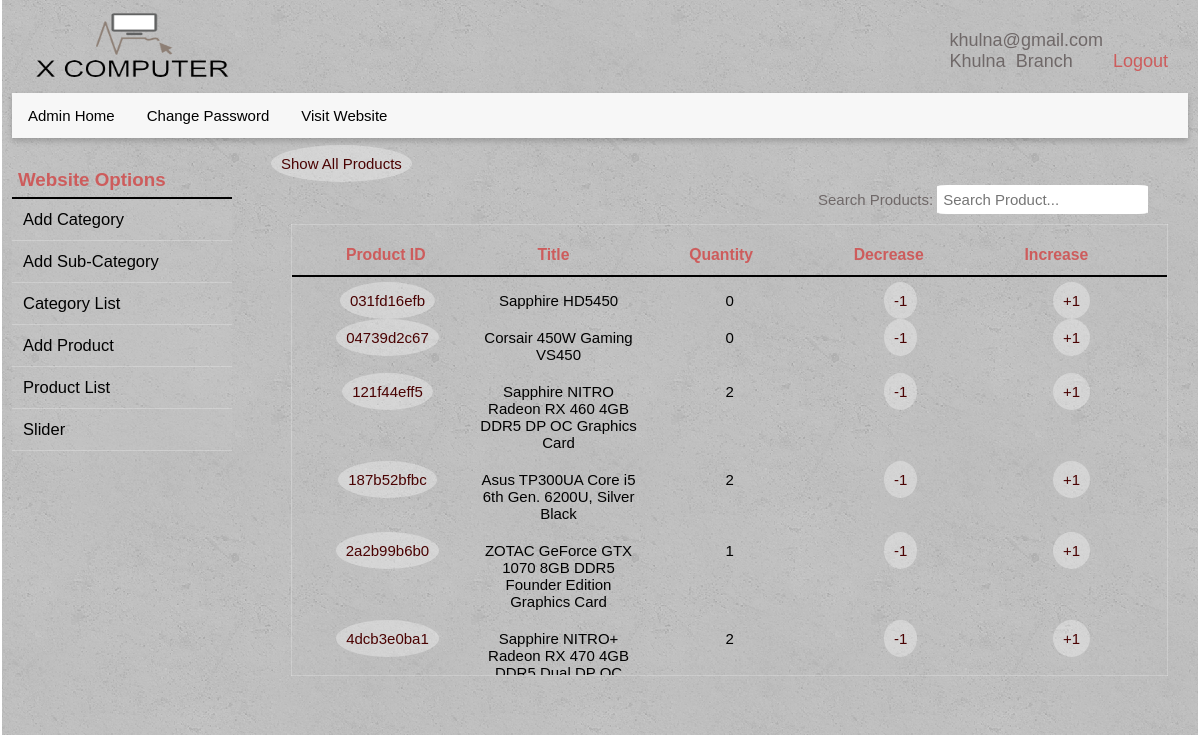
The page /admin/productList.php (signed in) on the database its author committed.
### tables this page shows
CREATE TABLE `links` (
  `id` int(11) NOT NULL DEFAULT '1',
  `title` varchar(50) DEFAULT NULL,
  `press` varchar(255) DEFAULT NULL,
  `app` varchar(255) DEFAULT NULL,
  `copyrightInfo` varchar(100) DEFAULT NULL,
  `aboutUs` varchar(1000) DEFAULT NULL,
  `email` varchar(50) DEFAULT NULL,
  `telephone` varchar(50) DEFAULT NULL,
  `logo` varchar(255) DEFAULT NULL,
  `support` varchar(255) DEFAULT NULL
);

CREATE TABLE `products` (
  `product_id` varchar(30) NOT NULL,
  `title` varchar(100) NOT NULL,
  `image` varchar(255) DEFAULT NULL,
  `price` int(10) DEFAULT NULL,
  `brand` varchar(50) DEFAULT NULL,
  `short_des` tinytext,
  `long_des` text,
  `warranty` varchar(50) DEFAULT NULL,
  `type` varchar(20) NOT NULL,
  `subcategory_id` int(5) NOT NULL
);

### classes/others.php (called while the page is built, shortened)
<?php
    $filepath = realpath(dirname(__FILE__));
    require_once ($filepath.'/../library/database.php');
?>
<?php
    class others{
        private $db;
        public function __construct(){
            $this->db = new database();
        }
        public function getOptions(){
            $query = "SELECT * FROM links WHERE id=?";
            $arr = array(1);
            $result = $this->db->select($query,$arr);
            return $result;
        }
    }
?>

### library/database.php (called while the page is built, shortened)
<?php
$filepath = realpath(dirname(__FILE__));
require ($filepath."/../config/config.php");
class database{
	public function readAllData($query){
		global $pdo;
		$query=$pdo->prepare($query);
		$query->execute();
        if($query->rowCount()>0){
            return $query->fetchAll(PDO::FETCH_ASSOC );
        }
        else{
            return false;
        }
	}
	public function select($query, $arr)
	{
		global $pdo;
		$query=$pdo->prepare($query);
		$query->execute($arr);
		if($query->rowCount()>0){
            return $query->fetchAll(PDO::FETCH_ASSOC );
        }
        else{
            return false;
        }
	}
}
?>

### library/session.php (called while the page is built, shortened)
<?php
class session{
 public static function get($key){
  if (isset($_SESSION[$key])) {
   return $_SESSION[$key];
  } else {
   return false;
  }
 }
}
?>

### classes/product.php (called while the page is built, shortened)
<?php
    $filepath = realpath(dirname(__FILE__));
    require_once ($filepath.'/../library/database.php');
?>
<?php
    class product{
        private $db;
        public function __construct(){
            $this->db = new database();
        }
        public function getAllProducts(){
            $query = "select * from products";
            $result = $this->db->readAllData($query);
            return $result;
        }
        public function getProductQuantityByBranch($br_title,$product_id){
            $query = "select quantity from under where br_title=? and product_id=?";
            $arr = array($br_title,$product_id);
            $result = $this->db->select($query,$arr);
            if($result != null)
                return $result;
            else
                return "0";
        }
    }
?>

### admin/productList.php (the view, shortened to what this page needs)
<?php require '../classes/product.php'; ?>
<?php include 'include/header.php';?>
         <div class="row main-body">
   <?php include 'include/sidebar.php';?>
<?php
    $p = new product();
    $product = $p->getAllProducts();
    $adminBranch = session::get("adminBranch");
    if(isset($_GET['search'])){
        $search = $_GET['search'];
        if($search!="-100")
            $product = $p->searchProductByIdTitle($search);
    }
    else{
        $search = "-100";
    }
?>
    <section class="col span-3-of-4 scroll">
        <a class="btn" href="../helpers/refresh.php">Show All Products</a>
        <form style="float: right;" action="<?php echo htmlspecialchars($_SERVER["PHP_SELF"]);?>" method="post">
            Search Products: <input type="text" name="searchBox" placeholder="Search Product..." /><br />
        </form>
        <table>
    <thead>
        <tr>
            <th>Product ID</th>
            <th>Title</th>
            <th>Quantity</th>
            <th>Decrease</th>
            <th>Increase</th>
        </tr>
    </thead>
    <tbody>
    <?php
    if($product){
        foreach ($product as $pr) {
            if($adminBranch != "0"){
                $quantity = $p->getProductQuantityByBranch($adminBranch,$pr['product_id']);
                if($quantity != "0")
                    $quantity = $quantity[0]['quantity'];
            }
            else{
                $quantity = $p->getTotalProductQuantity($pr['product_id']);
            }
    ?>
        <tr>
            <td><a href="editProduct.php?id=<?php echo $pr['product_id']; ?>"</a><?php echo $pr['product_id']; ?></td>
            <td><?php echo $pr['title']; ?></td>
            <td><?php echo $quantity; ?></td>
            <td><?php if($adminBranch != "0"){ ?><a href="../helpers/decreaseProduct.php?id=<?php echo $pr['product_id']; ?>&br_title=<?php echo $adminBranch; ?>&search=<?php echo $search; ?>">-1</a><?php } else{ ?><div class="tooltip">-1<span class="tooltiptext">Only for branch admin</span></div><?php } ?></td>
            <td><?php if($adminBranch != "0"){ ?><a href="../helpers/increaseProduct.php?id=<?php echo $pr['product_id']; ?>&br_title=<?php echo $adminBranch; ?>&search=<?php echo $search; ?>">+1</a><?php } else{ ?><div class="tooltip">+1<span class="tooltiptext">Only for branch admin</span></div><?php } ?></td>
        </tr>
        <?php } } ?>
    </tbody>
</table>
    </section>
</div>
<?php include 'include/footer.php';?>

### admin/include/header.php (shortened to what this page needs)
<?php
    require '../library/session.php';
?>
<!DOCTYPE html>
<html lang="en">
    <head>
        <link rel="stylesheet" type="text/css" href="../vendors/css/normalize.css">
        <link rel="stylesheet" type="text/css" href="../vendors/css/grid.css">
        <link rel="stylesheet" type="text/css" href="../vendors/css/ionicons.min.css">
        <link rel="stylesheet" type="text/css" href="vendors/css/scrollTable.css">
        <link rel="stylesheet" type="text/css" href="resources/css/style2.css">
    </head>
    <body>
    <?php
        $option = new others();
        $result = $option->getOptions();
    ?>
<header>
    <div class="logo">
       <img src="<?php if($result[0]['logo']){echo $result[0]['logo'];} ?>" alt="logo" class="main-logo">
   </div>
  <div class="admin-welcome">
      <p><?php echo session::get('adminEmail'); ?><?php if(session::get('adminBranch') != "0"){ ?><br><?php echo session::get('adminBranch'); }?></p>
      <a href="?action=logout">Logout</a>
  </div>
    <ul>
      <li><a class="homeButton" href="index.php">Admin Home</a></li>
      <li class="dropdown">
        <a href="changePassword.php" class="dropbtn">Change Password</a>
      </li>
      <li class="dropdown">
        <a href="../index.php" class="dropbtn" target="_blank">Visit Website</a>
      </li>
    </ul>
</header>

### admin/resources/css/style2.css (style rules this page uses)
* { margin: 0; padding: 0; box-sizing: border-box; }
html { background-color: white; color: #6f6868; font-family: Arial, "Source Sans Pro", sans-serif; font-weight: 100; font-size: 15px; text-rendering: optimizeLegibility; }
body { margin: auto 2px; padding-left: 10px; padding-right: 10px; background-color: #e2e2e2; background-image: linear-gradient(rgba(0, 0, 0, 0.2), rgba(0, 0, 0, 0.2)), url(img/2.png); background-attachment: fixed; }
header { background-color: white; background-image: linear-gradient(rgba(0, 0, 0, 0.2), rgba(0, 0, 0, 0.2)), url(img/2.png); background-attachment: fixed; }
.main-logo { height: 70px; width: 200px; margin-left: 10px; margin-right: 10px; }
input { margin-top: 30px; padding-left: 0; }
.logo, .branch-link, .support { display: inline-block; float: left; margin: 10px 10px; font-size: 85%; }
.admin-welcome { float: right; margin-top: 30px; margin-right: 20px; font-size: 120%; word-spacing: 5px; }
.admin-welcome p { display: inline-block; }
.admin-welcome a { text-decoration: none; color: indianred; }
ul { list-style-type: none; margin: 0; margin-bottom: 5px; padding: 0; overflow: hidden; background-color: #F7F7F7; box-shadow: 0 3px 6px 0 rgba(0,0,0,0.2); overflow: auto; }
li { float: left; }
li a:link, li a:visited, .dropbtn:link, .dropbtn:visited { font-weight: 300; display: inline-block; background-color: #F7F7F7; color: black; text-align: center; padding: 14px 16px; border-bottom: none; text-decoration: none; transition: background-color .1s, color .1s; }
.homeButton { color: #43AAD8; font-weight: 500; }
table { padding: 10px 10px; }
.scroll a { padding: 10px; text-decoration: none; color: #4a0202; border-radius: 50%; background-color: rgba(255, 255, 255, 0.33); }
.scroll input[type=text] { padding: 5px; border-radius: 5%; margin-bottom: 10px; border: 1px solid white; }

### rows shown on the page
links: logo (picture)
products: product_id "031fd16efb", title "Sapphire HD5450", quantity "0"
products: product_id "04739d2c67", title "Corsair 450W Gaming VS450", quantity "0"
products: product_id "121f44eff5", title "Sapphire NITRO Radeon RX 460 4GB DDR5 DP OC Graphics Card", quantity "2"
products: product_id "187b52bfbc", title "Asus TP300UA Core i5 6th Gen. 6200U, Silver Black", quantity "2"
products: product_id "2a2b99b6b0", title "ZOTAC GeForce GTX 1070 8GB DDR5 Founder Edition Graphics Card", quantity "1"
products: product_id "4dcb3e0ba1", title "Sapphire NITRO+ Radeon RX 470 4GB…", quantity "2"

### other values the page prints
session::get('adminEmail') "khulna@gmail.com"
session::get('adminBranch') "Khulna Branch"
